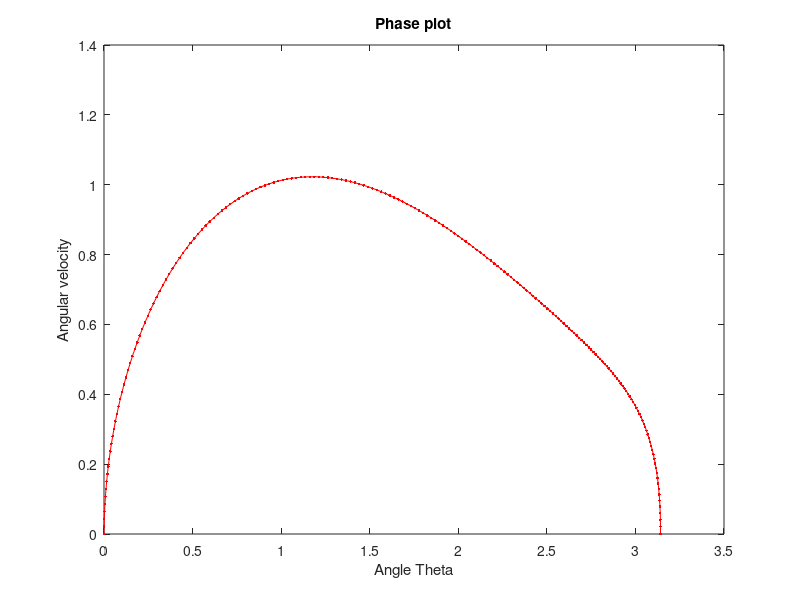

MATLAB code for this plot: (Note: this script raises an error after producing the figure.)
clc
clear all
load('control_input.mat');
load('states_pendulum.mat'); 

x_des = store; 
u_des = u; 
 
R_lqr = 1;   
Q_lqr = 1500*eye(2); 
tot_steps = 200;
dt = 0.025;

plot(x_des(1,:), x_des(2,:), 'r.-'); 
title('Phase plot');
xlabel('Angle Theta');
ylabel('Angular velocity');
hold on; 
b=1; g=1; l=1; 
x_init = [0;0]; 
x_curr = x_init; 
B =[0;1]; 
n_steps = 5; 

% Look ahead 5 steps optimise and take first u 
control=[];  
flag = 1;
tic 
for t=1:1:(tot_steps-n_steps+2)
    xtracked(:,t) = x_curr; 
    if(t>(tot_steps - n_steps + 1))   % Correction for last n step steps
        n_steps = n_steps -1; 
        flag =2; 
    end
    t
    A = [0 1;
       -g*cos(x_curr(1))/l -b]; 
    K_lqr = lqr(A,B,Q_lqr,R_lqr);
    x_des_ilqr = x_des(: , (t+1) : (t + n_steps));
    u_des_ilqr = u_des(t:(t+n_steps-1));
    
    x_tf = x_des_ilqr(:,end); 
    A_tf = [0 1;
           -g*cos(x_tf(1))/l -b]; 
    [Kf,Qf] = lqr(A_tf,B, Q_lqr, R_lqr); 

    [u_ret] = ilqr_solve(x_des_ilqr, u_des_ilqr, x_curr, Qf, K_lqr, n_steps, dt, t);
    if(flag==1)
        u = u_ret(1);
        x = x_curr + dynamics(x_curr,u)'*dt ;
        x_curr = x;
    elseif(flag==2)
        kk = t; 
        steps = numel(u_ret);
        for k=1:1:steps
            x = x_curr + dynamics(x_curr,u_ret(k))'*dt ;
            x_curr = x;
            xtracked(:,kk) = x_curr; 
            kk = kk +1; 
        end
    end
    plot(xtracked(1,:), xtracked(2,:), 'b.-'); 
    legend('Desired trajectory', 'Tracked trajectory' ); 
   % pause;
end
toc
xtracked(:,tot_steps+1) = x_curr;
error = norm(xtracked - x_des)

function xdot = dynamics(x,u)
g = 1; l = 1; m = 1; b = 1;
xdot(:,1) = x(2); 
xdot(:,2) = -g*sin(x(1))/l - b*x(2)/(m*l*l) + u/(m*l*l); 
end 